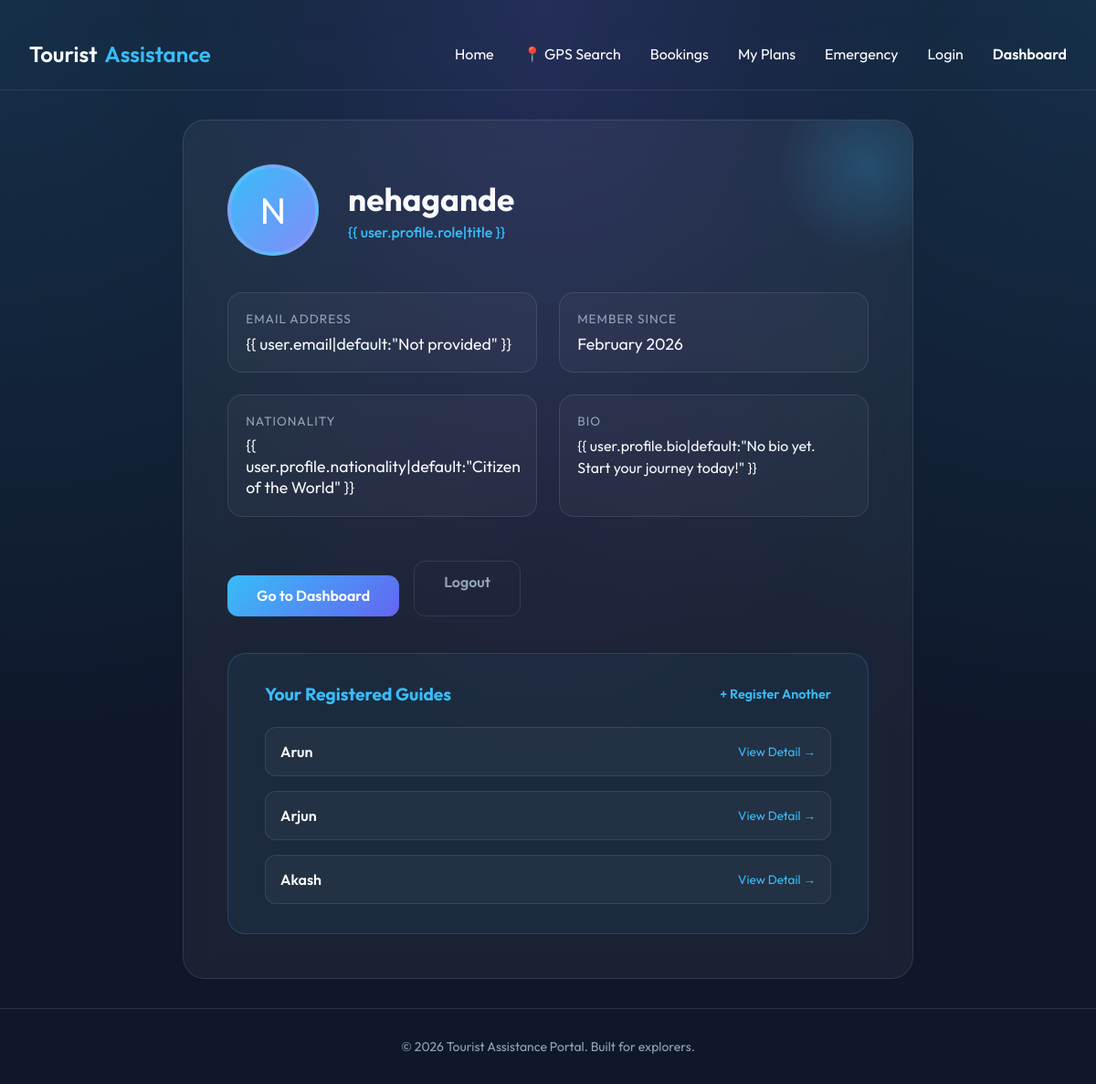
/profile/ (signed in), run on the app's committed database.
### bookings/models.py (models this page shows, shortened)
class LocalGuide(models.Model):
    APPROVAL_STATUS = (
        ('PENDING', 'Pending'),
        ('APPROVED', 'Approved'),
        ('REJECTED', 'Rejected'),
    )
    user = models.ForeignKey(User, on_delete=models.CASCADE, related_name='local_guides')
    service = models.OneToOneField(Service, on_delete=models.SET_NULL, null=True, blank=True, related_name='guide_listing')
    full_name = models.CharField(max_length=200)
    location = models.CharField(max_length=200, help_text="City/State")
    languages_known = models.CharField(max_length=500, help_text="Comma-separated languages")
    experience_years = models.PositiveIntegerField(help_text="Years of experience")
    price_per_day = models.DecimalField(max_digits=10, decimal_places=2)
    contact_number = models.CharField(max_length=20)
    profile_photo = models.ImageField(upload_to='guides/profiles/', blank=True, null=True)
    id_proof = models.FileField(upload_to='guides/id_proofs/', blank=True, null=True)
    approval_status = models.CharField(max_length=20, choices=APPROVAL_STATUS, default='APPROVED')
    specialization = models.CharField(max_length=500, blank=True, null=True, help_text="Areas of expertise")
    created_at = models.DateTimeField(auto_now_add=True)
    updated_at = models.DateTimeField(auto_now=True)

### accounts/views.py (the view)
# urls.py: path('profile/', views.profile_view, name='profile'),
@login_required
def profile_view(request):
    return render(request, "accounts/profile.html")

### templates/accounts/profile.html (shortened to what this page needs)
{% extends "base.html" %}
{% block content %}
<div class="profile-container" style="width: 100%; max-width: 800px; animation: fadeIn 0.8s ease-out;">
    <div class="profile-card"
        style="background: var(--glass-bg); backdrop-filter: blur(15px); border: 1px solid var(--glass-border); border-radius: 24px; padding: 3rem; position: relative; overflow: hidden;">
        <div class="profile-glow"
            style="position: absolute; top: -50px; right: -50px; width: 200px; height: 200px; background: radial-gradient(circle, rgba(56, 189, 248, 0.2) 0%, transparent 70%); z-index: 0;">
        </div>
        <div style="position: relative; z-index: 1;">
            <div style="display: flex; align-items: center; gap: 2rem; margin-bottom: 2.5rem;">
                <div class="profile-avatar"
                    style="width: 100px; height: 100px; border-radius: 50%; background: linear-gradient(135deg, var(--accent-color), #818cf8); display: flex; align-items: center; justify-content: center; font-size: 2.5rem; color: white; border: 4px solid var(--glass-border);">
                    {{ user.username|first|upper }}
                </div>
                <div>
                    <h1 style="font-size: 2.2rem; margin: 0; color: var(--text-main);">{{ user.username }}</h1>
                    <p style="color: var(--accent-color); font-weight: 500; margin: 0.2rem 0 0 0;">{{
                        user.profile.role|title }}</p>
                </div>
            </div>
            <div class="profile-info-grid"
                style="display: grid; grid-template-columns: repeat(auto-fit, minmax(250px, 1fr)); gap: 1.5rem;">
                <div class="info-item"
                    style="padding: 1.2rem; background: rgba(255,255,255,0.03); border-radius: 16px; border: 1px solid var(--glass-border);">
                    <span
                        style="display: block; color: var(--text-dim); font-size: 0.85rem; text-transform: uppercase; letter-spacing: 1px; margin-bottom: 0.4rem;">Email
                        Address</span>
                    <span style="font-size: 1.1rem; color: var(--text-main);">{{ user.email|default:"Not provided"
                        }}</span>
                </div>
                <div class="info-item"
                    style="padding: 1.2rem; background: rgba(255,255,255,0.03); border-radius: 16px; border: 1px solid var(--glass-border);">
                    <span
                        style="display: block; color: var(--text-dim); font-size: 0.85rem; text-transform: uppercase; letter-spacing: 1px; margin-bottom: 0.4rem;">Member
                        Since</span>
                    <span style="font-size: 1.1rem; color: var(--text-main);">{{ user.date_joined|date:"F Y" }}</span>
                </div>
                <div class="info-item"
                    style="padding: 1.2rem; background: rgba(255,255,255,0.03); border-radius: 16px; border: 1px solid var(--glass-border);">
                    <span
                        style="display: block; color: var(--text-dim); font-size: 0.85rem; text-transform: uppercase; letter-spacing: 1px; margin-bottom: 0.4rem;">Nationality</span>
                    <span style="font-size: 1.1rem; color: var(--text-main);">{{
                        user.profile.nationality|default:"Citizen of the World" }}</span>
                </div>
                <div class="info-item"
                    style="padding: 1.2rem; background: rgba(255,255,255,0.03); border-radius: 16px; border: 1px solid var(--glass-border);">
                    <span
                        style="display: block; color: var(--text-dim); font-size: 0.85rem; text-transform: uppercase; letter-spacing: 1px; margin-bottom: 0.4rem;">Bio</span>
                    <p style="font-size: 1rem; color: var(--text-main); margin: 0; line-height: 1.5;">{{
                        user.profile.bio|default:"No bio yet. Start your journey today!" }}</p>
                </div>
            </div>
            <div style="margin-top: 3rem; display: flex; gap: 1rem;">
                <a href="{% url 'dashboard' %}" class="btn-primary"
                    style="text-decoration: none; padding: 0.8rem 2rem; border-radius: 12px; font-weight: 600;">Go to
                    Dashboard</a>
                <a href="{% url 'logout' %}" class="btn-outline"
                    style="text-decoration: none; padding: 0.8rem 2rem; border-radius: 12px; border: 1px solid var(--glass-border); color: var(--text-dim);">Logout</a>
            </div>
            {% if user.local_guides.all %}
            <div class="glass"
                style="padding: 2rem 2.5rem; border-radius: 20px; background: rgba(56,189,248,0.05); border: 1px solid rgba(56,189,248,0.2); margin-top: 2.5rem;">
                <div style="display: flex; justify-content: space-between; align-items: center; margin-bottom: 1.5rem;">
                    <h3 style="font-size: 1.2rem; margin: 0; color: var(--accent-color);">Your Registered Guides</h3>
                    <a href="{% url 'guide-register' %}"
                        style="color: var(--accent-color); font-size: 0.9rem; text-decoration: none; font-weight: 600;">+
                        Register Another</a>
                </div>
                <div style="display: grid; gap: 1rem;">
                    {% for g in user.local_guides.all %}
                    <div
                        style="display: flex; justify-content: space-between; align-items: center; padding: 1rem; background: rgba(255,255,255,0.03); border-radius: 12px; border: 1px solid var(--glass-border);">
                        <div>
                            <p style="font-weight: 600; margin: 0;">{{ g.full_name }}</p>
                        </div>
                        <a href="{% url 'guide-profile' g.id %}"
                            style="font-size: 0.85rem; color: var(--accent-color); text-decoration: none;">View Detail
                            →</a>
                    </div>
                    {% endfor %}
                </div>
            </div>
            {% endif %}
        </div>
    </div>
</div>
{% endblock %}

### static/css/style.css (style rules this page uses)
.btn-primary { background: var(--accent-color); color: #000; border: none; padding: 1rem; border-radius: 12px; font-size: 1rem; font-weight: 600; cursor: pointer; transition: transform 0.2s ease, background 0.2s ease; margin-top: 1rem; }
.btn-outline { background: transparent; border: 1px solid var(--glass-border); color: var(--text-main); padding: 1rem 2rem; border-radius: 12px; text-decoration: none; font-weight: 600; transition: all 0.3s ease; }

### templates/base.html (style rules this page uses)
:root { --primary-bg: #0f172a; --glass-bg: rgba(255, 255, 255, 0.05); --glass-border: rgba(255, 255, 255, 0.1); --accent-color: #38bdf8; --text-main: #f8fafc; --text-dim: #94a3b8; }
* { margin: 0; padding: 0; box-sizing: border-box; font-family: 'Outfit', sans-serif; }
body { background-color: var(--primary-bg); background-image: radial-gradient(at 0% 0%, rgba(56, 189, 248, 0.15) 0, transparent 50%), radial-gradient(at 50% 0%, rgba(139, 92, 246, 0.15) 0, transparent 50%), radial-gradient(at 100% 0%, rgba(56, 189, 248, 0.15) 0, transparent 50%); color: var(--text-main); min-height: 100vh; display: flex; flex-direction: column; }

### templates/accounts/profile.html (style rules this page uses)
.btn-primary { background: linear-gradient(135deg, var(--accent-color), #6366f1); color: white; transition: transform 0.3s ease, box-shadow 0.3s ease; }

### data on the page
LocalGuide: full_name "Arun"
LocalGuide: full_name "Arjun"
LocalGuide: full_name "Akash"

### other printed values
{{ user.username|first|upper }} "N"
{{ user.username }} "nehagande"
{{ user.date_joined|date:"F Y" }} "February 2026"
